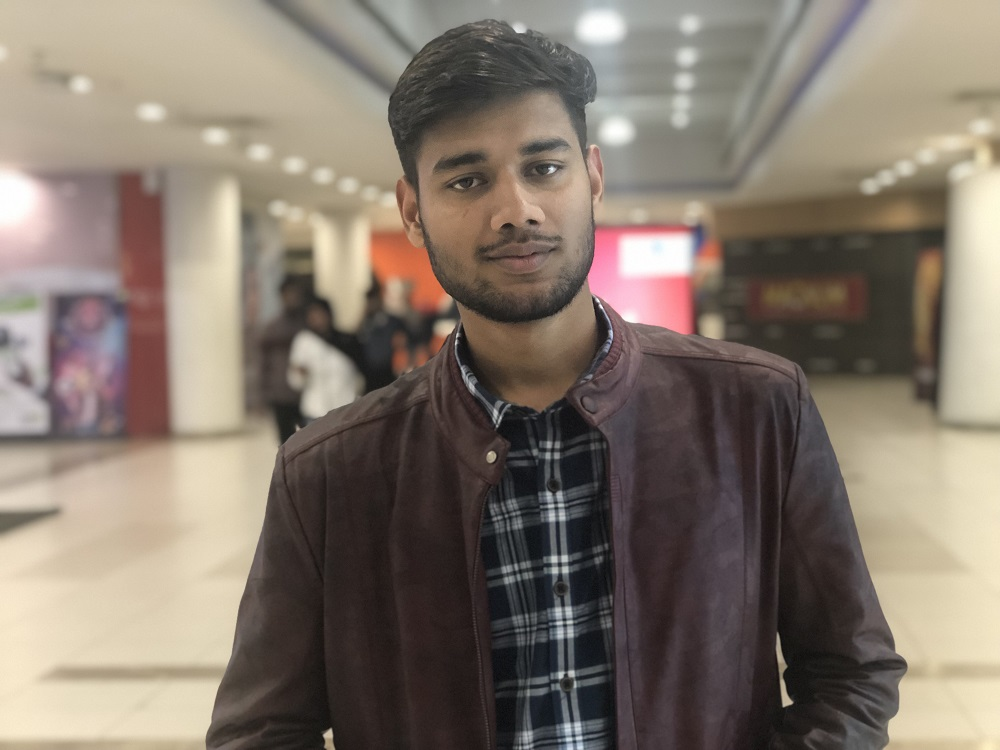
#> input picture photo/IMG_1450.JPG, 1000 x 750 px
$ python face_detection.py
#> lines starting #> are read from the running program, lines starting #| are printed output that depends on the picture; after the words box and inside, x2 and y2 are one past the last pixel; in counts of white or black regions, pixels touching at a corner belong together
import cv2

# to detect face
face_cascade = cv2.CascadeClassifier("xml_files/haarcascade_frontalface_default.xml")

img = cv2.imread("photo/IMG_1450.JPG", 1)
#> img is the input picture: shape (750, 1000, 3); mean B, G, R 108.6, 120.2, 132

# to convert image to gray
gray_img = cv2.cvtColor(img, cv2.COLOR_BGR2GRAY)
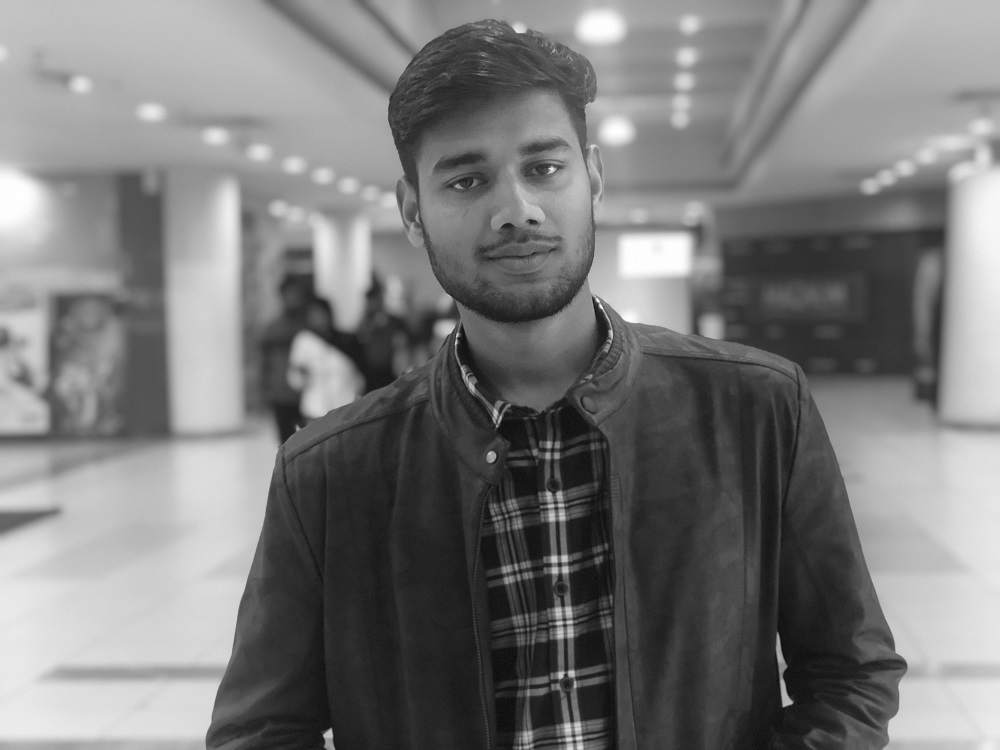
#> gray_img: shape (750, 1000); min 7, max 255, mean 122.4

faces = face_cascade.detectMultiScale(gray_img, scaleFactor=1.4, minNeighbors=5)
#> faces = [[376, 72, 253, 253]]

for x, y, w, h in faces:
    img = cv2.rectangle(img, (x, y), (x+w, y+h), (0, 255, 0), 3)
#> this loop made 1 pass
#> pass 1, `img = cv2.rectangle(img, (x, y), (x+w, y+h), (0, 255, 0), 3)`:
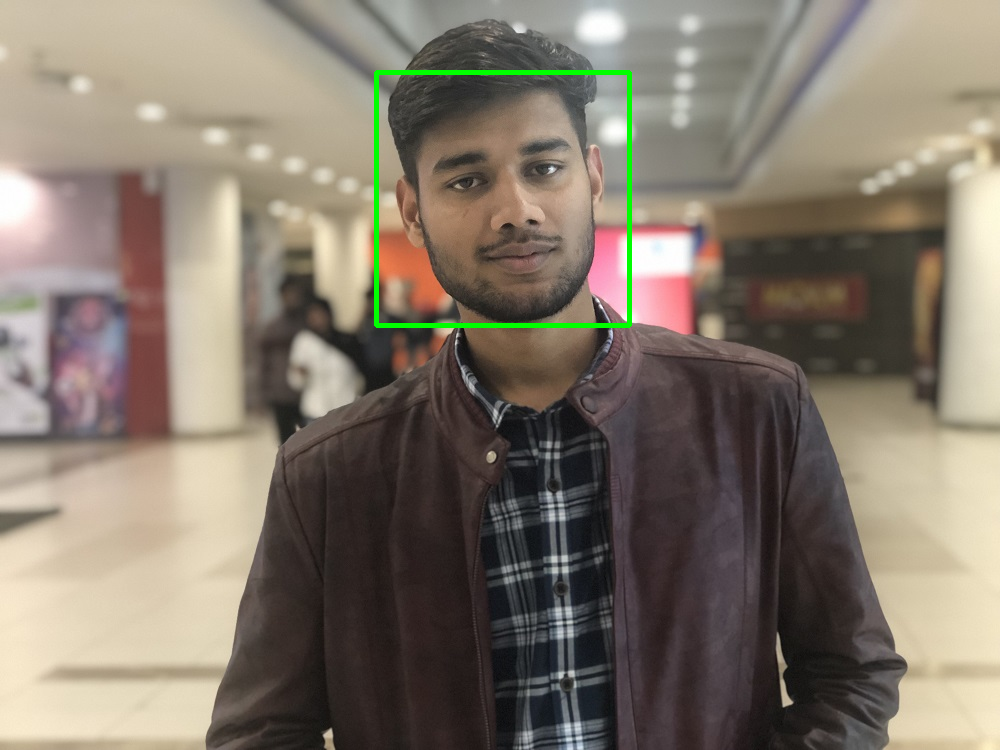
#> img: shape (750, 1000, 3); 0.67% of pixels changed, all inside (x1, y1, x2, y2) = (374, 70, 632, 328)

cv2.imshow("Face", img)

cv2.waitKey(0)
cv2.destroyAllWindows()
